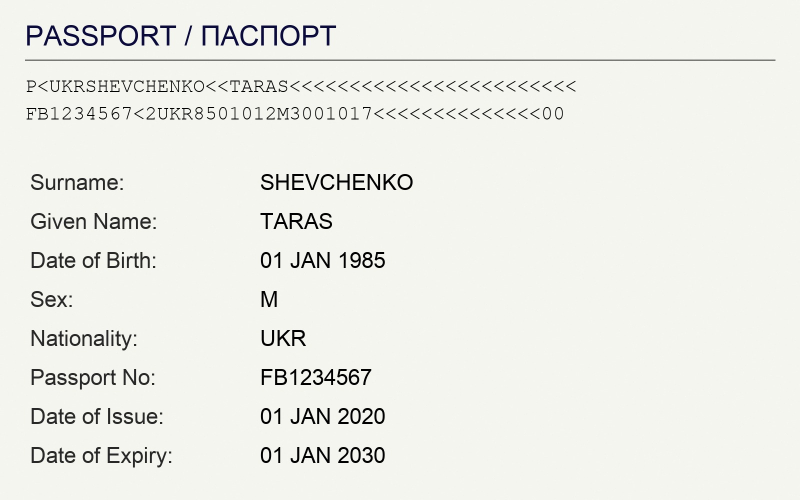
#> input picture apps/web/test-fixtures/proof/synthetic_passport.jpg, 1600 x 1000 px (shown at 1/2 size)
$ python -i generate.py   (imports and definitions only)
#> lines starting #> are read from the running program, lines starting #| are printed output that depends on the picture
#> further down, picture is the input picture: PIL image 1600x1000 RGB; mean R, G, B 236.5, 237.5, 231.9
#!/usr/bin/env python3
"""
generate.py — Synthetic, PII-FREE Cyrillic document images for the REAL-OCR E2E.

Renders clean printed Ukrainian/Russian "document" PNGs with Pillow using a
Cyrillic-capable font (Arial). These are NOT real people: every name, date and
place is invented for test purposes only, so the fixtures are safe to commit and
to upload to a free-tier Gemini read. The images are fed to the LIVE
/api/translation/vision-extract route (real Gemini) by the staging E2E — no OCR
value is ever hardcoded into the fixture itself.

Fixtures produced (under tests/fixtures/translation-synthetic/):
  ua_birth_printed.png      Ukrainian printed civil cert (invented Yurchenko/Oleksii, смт Лісове, РАЦС)
  ru_printed.png            Russian printed doc with ru-only markers (Ы/Э/Ё/Ъ)
  ua_passport_mrz.png       passport bio page + a valid TD3 MRZ block (real check digits)
  ambiguous_script.png      uk/ru-shared-letters-only name (ПЕТРОВА) → must trigger review
  handwritten_critical.png  one critical field rendered in a handwriting-style font

Run:  python3 scripts/synthetic-docs/generate.py
Deps: Pillow (pip install Pillow). macOS Arial is at the path below; on Linux/CI
      the script falls back to DejaVuSans (Cyrillic-capable) so it runs on the runner.
"""

from __future__ import annotations

import sys
from pathlib import Path

try:
    from PIL import Image, ImageDraw, ImageFont
except ImportError:  # pragma: no cover
    print("ERROR: Pillow is required. pip install Pillow", file=sys.stderr)
    sys.exit(1)

ROOT = Path(__file__).resolve().parents[2]
OUT_DIR = ROOT / "tests" / "fixtures" / "translation-synthetic"

# ── Font resolution ──────────────────────────────────────────────────────────
# Primary printed font: Arial (macOS) → DejaVuSans (Linux/CI). Both cover Cyrillic.
# Handwriting proxy: Comic Sans MS (macOS, Cyrillic-capable, informal) →
#   Arial Italic (macOS) → DejaVuSans-Oblique (Linux). A slanted/informal face is
#   only a *proxy* for handwriting — the point is that a critical field looks
#   visually distinct so the reader treats it as a hard case, not that it is real
#   cursive. MRZ uses a monospace font (Courier) like a real machine-readable zone.
_PRINTED_CANDIDATES = [
    "/System/Library/Fonts/Supplemental/Arial.ttf",
    "/usr/share/fonts/truetype/dejavu/DejaVuSans.ttf",
    "/usr/share/fonts/truetype/liberation/LiberationSans-Regular.ttf",
]
_BOLD_CANDIDATES = [
    "/System/Library/Fonts/Supplemental/Arial Bold.ttf",
    "/usr/share/fonts/truetype/dejavu/DejaVuSans-Bold.ttf",
    "/usr/share/fonts/truetype/liberation/LiberationSans-Bold.ttf",
]
_HAND_CANDIDATES = [
    "/System/Library/Fonts/Supplemental/Comic Sans MS.ttf",
    "/System/Library/Fonts/Supplemental/Arial Italic.ttf",
    "/usr/share/fonts/truetype/dejavu/DejaVuSans-Oblique.ttf",
    "/usr/share/fonts/truetype/liberation/LiberationSans-Italic.ttf",
]
_MONO_CANDIDATES = [
    "/System/Library/Fonts/Supplemental/Courier New.ttf",
    "/usr/share/fonts/truetype/dejavu/DejaVuSansMono.ttf",
    "/usr/share/fonts/truetype/liberation/LiberationMono-Regular.ttf",
]


# [8 lines left out: function _first_existing, not called in this run]


def font(path_list: list[str], size: int) -> "ImageFont.FreeTypeFont":
    return ImageFont.truetype(_first_existing(path_list), size)


# [8 lines left out: function _cyrillic_renders, not called in this run]


# ── Drawing helpers ──────────────────────────────────────────────────────────
INK = (20, 20, 20)
PAPER = (252, 251, 247)


# [4 lines left out: function new_page, not called in this run]


def _add_paper_grain(img: "Image.Image") -> "Image.Image":
    """Subtle scan-realistic grain. Two purposes: (1) raises PNG entropy so the file
    clears the route's 100 KB min_bytes_for_extraction gate (a perfectly flat render
    compresses to ~50 KB and is rejected as needs_better_scan BEFORE Gemini is called);
    (2) looks more like a real scan. Alpha is low so text stays crisp for OCR."""
    base = img.convert("RGB")
    w, h = base.size
#> w = 1600; h = 1000
    # Coarse grain (generated at 1/3 res then upscaled) compresses far better than
    # full-res noise → file lands in the 100KB–2MB "proceed" window, not the >2MB
    # resize path, while still clearing the 100KB min gate.
    small = Image.effect_noise((w // 3, h // 3), 30).convert("L").resize((w, h))
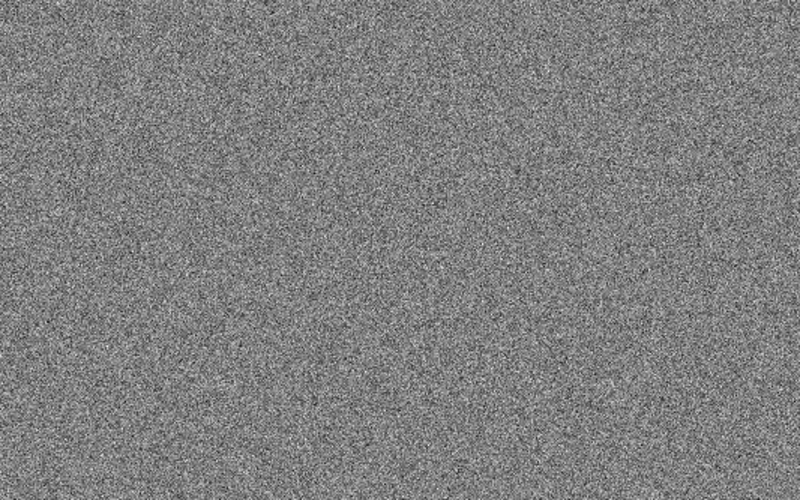
#> small: PIL image 1600x1000 L (shown at 1/2 size); min 1, max 255, mean 127.4
    noise_rgb = Image.merge("RGB", (small, small, small))
    return Image.blend(base, noise_rgb, 0.09)


def line(d, x, y, text, f, fill=INK):
    d.text((x, y), text, font=f, fill=fill)


def border(d, w, h, margin=40):
    d.rectangle([margin, margin, w - margin, h - margin], outline=(120, 120, 120), width=3)


# ── Document builders ────────────────────────────────────────────────────────
# [205 lines left out: functions build_ua_birth_printed, build_ru_printed, _td3_check_digit, _td3_mrz, build_ua_passport_mrz, build_ambiguous_script and 2 more, not called in this run]


# [2 lines not run here, left out]

>>> from PIL import Image
>>> picture = Image.open('../../apps/web/test-fixtures/proof/synthetic_passport.jpg')
>>> result = _add_paper_grain(picture)
